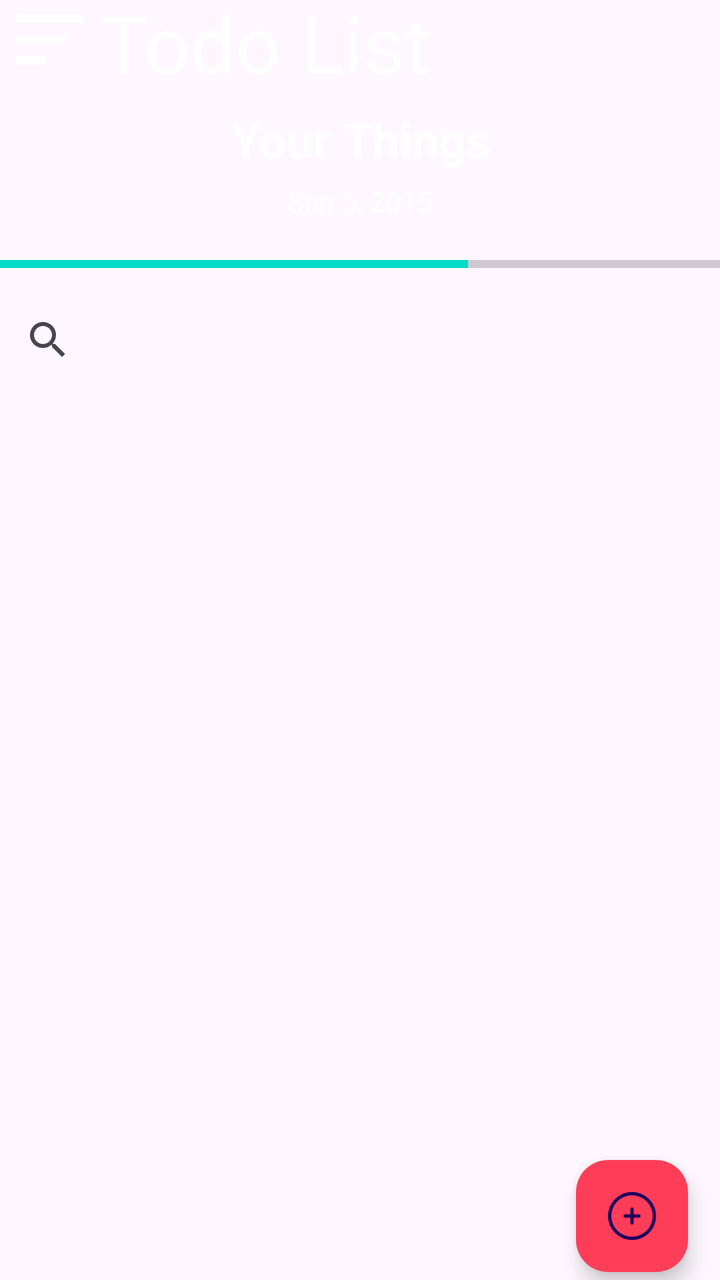
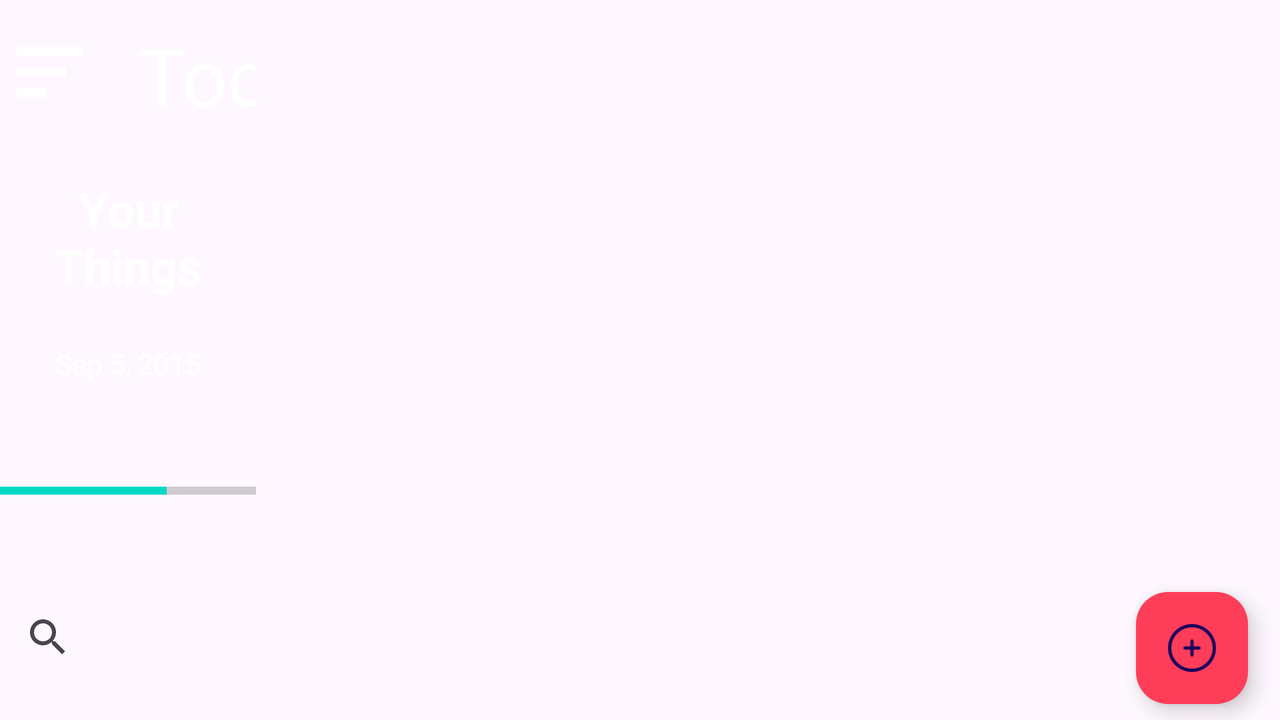

One screen, two layout resources from the same app: the default and the repository's alternative for another configuration. Each is rendered where Android would select it; the XML of both is given below.
<!-- AndroidManifest.xml: application theme Theme.TodoList -->
<!-- res/layout/fragment_home.xml -->
<?xml version="1.0" encoding="utf-8"?>
<androidx.constraintlayout.widget.ConstraintLayout xmlns:android="http://schemas.android.com/apk/res/android"
    xmlns:app="http://schemas.android.com/apk/res-auto"
    android:layout_width="match_parent"
    android:layout_height="match_parent"
    android:orientation="vertical">

    <include
        android:id="@+id/header_layout"
        layout="@layout/header_layout"
        android:layout_width="0dp"
        android:layout_height="0dp"
        app:layout_constraintTop_toTopOf="parent"
        app:layout_constraintStart_toStartOf="parent"
        app:layout_constraintEnd_toEndOf="parent"
        app:layout_constraintBottom_toTopOf="@+id/guideline19"
        />


    <FrameLayout
        android:id="@+id/child_fragment_container"
        android:layout_width="0dp"
        android:layout_height="0dp"
        android:layout_weight="1"
        app:layout_constraintTop_toBottomOf="@+id/guideline19"
        app:layout_constraintStart_toStartOf="parent"
        app:layout_constraintEnd_toEndOf="parent"
        app:layout_constraintBottom_toTopOf="@+id/guideline20"/>

    <com.google.android.material.floatingactionbutton.FloatingActionButton
        android:id="@+id/fab"
        android:layout_width="wrap_content"
        android:layout_height="wrap_content"
        android:layout_gravity="end|bottom"
        android:layout_margin="16dp"
        android:src="@drawable/ic_add"
        app:backgroundTint="@color/colorAccent"
        app:layout_constraintTop_toBottomOf="@+id/guideline20"
        app:layout_constraintEnd_toEndOf="parent"
        app:layout_constraintBottom_toBottomOf="parent"/>

    <androidx.constraintlayout.widget.Guideline
        android:id="@+id/guideline19"
        android:layout_width="wrap_content"
        android:layout_height="wrap_content"
        android:orientation="horizontal"
        app:layout_constraintGuide_percent="0.30" />

    <androidx.constraintlayout.widget.Guideline
        android:id="@+id/guideline20"
        android:layout_width="wrap_content"
        android:layout_height="wrap_content"
        android:orientation="horizontal"
        app:layout_constraintGuide_percent="0.90" />

</androidx.constraintlayout.widget.ConstraintLayout>
<!-- res/layout/header_layout.xml (included above) -->
<?xml version="1.0" encoding="utf-8"?>
<androidx.constraintlayout.widget.ConstraintLayout xmlns:android="http://schemas.android.com/apk/res/android"
    xmlns:app="http://schemas.android.com/apk/res-auto"
    android:layout_width="match_parent"
    android:layout_height="match_parent">

    <ImageView
        android:id="@+id/header_background"
        android:layout_width="match_parent"
        android:layout_height="match_parent"
        android:alpha="0.7"
        android:scaleType="centerCrop"
        android:src="@drawable/header_background"
        app:layout_constraintBottom_toBottomOf="parent"
        app:layout_constraintEnd_toEndOf="parent"
        app:layout_constraintStart_toStartOf="parent"
        app:layout_constraintTop_toTopOf="parent" />

    <ImageView
        android:id="@+id/hamburger_icon"
        android:layout_width="50dp"
        android:layout_height="50dp"
        android:layout_alignParentStart="true"

        android:src="@drawable/ic_hamburger"
        app:layout_constraintBottom_toTopOf="@id/guideline5"
        app:layout_constraintStart_toStartOf="parent"
        app:layout_constraintTop_toTopOf="parent" />

    <TextView
        android:id="@+id/appName"
        android:layout_width="0dp"
        android:layout_height="50dp"
        android:gravity="center"
        android:text="@string/todo_list"
        android:textColor="@color/white"
        android:textSize="40sp"
        app:layout_constraintBottom_toTopOf="@id/guideline5"
        app:layout_constraintStart_toEndOf="@+id/hamburger_icon"
        app:layout_constraintTop_toTopOf="parent"

        />

    <TextView
        android:id="@+id/header_title"
        android:layout_width="0dp"
        android:layout_height="0dp"
        android:gravity="center"
        android:text="Your Things"
        android:layout_marginTop="15dp"
        android:textColor="@android:color/white"
        android:textSize="24sp"
        android:textStyle="bold"
        app:layout_constraintBottom_toTopOf="@+id/header_date"
        app:layout_constraintEnd_toEndOf="parent"
        app:layout_constraintStart_toStartOf="parent"
        app:layout_constraintTop_toBottomOf="@+id/guideline5" />

    <TextView
        android:id="@+id/header_date"
        android:layout_width="0dp"
        android:layout_height="0dp"
        android:gravity="center"
        android:text="Sep 5, 2015"
        android:textColor="@android:color/white"
        android:textSize="14sp"
        app:layout_constraintBottom_toTopOf="@+id/progressBar"
        app:layout_constraintEnd_toEndOf="parent"
        app:layout_constraintStart_toStartOf="parent"
        app:layout_constraintTop_toBottomOf="@+id/header_title" />

    <ProgressBar
        android:id="@+id/progressBar"
        style="?android:attr/progressBarStyleHorizontal"
        android:layout_width="match_parent"
        android:layout_height="0dp"
        android:max="100"
        android:progress="65"
        app:layout_constraintBottom_toTopOf="@id/guideline6"
        app:layout_constraintEnd_toEndOf="parent"
        app:layout_constraintStart_toStartOf="parent"
        app:layout_constraintTop_toBottomOf="@+id/header_date" />

    <androidx.appcompat.widget.SearchView
        android:id="@+id/search_view"
        android:layout_width="0dp"
        android:layout_height="50dp"
        android:queryHint="Search tasks"
        app:theme="@style/CustomSearchView"
        app:layout_constraintBottom_toBottomOf="parent"
        app:layout_constraintEnd_toEndOf="parent"
        app:layout_constraintStart_toStartOf="parent"
        app:layout_constraintTop_toBottomOf="@+id/guideline6" />

    <androidx.constraintlayout.widget.Guideline
        android:id="@+id/guideline5"
        android:layout_width="wrap_content"
        android:layout_height="wrap_content"
        android:orientation="horizontal"
        app:layout_constraintGuide_percent="0.20" />

    <androidx.constraintlayout.widget.Guideline
        android:id="@+id/guideline6"
        android:layout_width="wrap_content"
        android:layout_height="wrap_content"
        android:orientation="horizontal"
        app:layout_constraintGuide_percent="0.770" />

</androidx.constraintlayout.widget.ConstraintLayout>
<!-- resources referenced by this layout -->
<resources>
  <color name="colorAccent">#fe3e59</color>
  <color name="white">#FFFFFFFF</color>
  <!-- drawable ic_add (drawable) -->
  <vector xmlns:android="http://schemas.android.com/apk/res/android"
      android:width="800dp"
      android:height="800dp"
      android:viewportWidth="490"
      android:viewportHeight="490">
    <path
        android:pathData="M227.8,174.1v53.7h-53.7c-9.5,0 -17.2,7.7 -17.2,17.2s7.7,17.2 17.2,17.2h53.7v53.7c0,9.5 7.7,17.2 17.2,17.2s17.1,-7.7 17.1,-17.2v-53.7h53.7c9.5,0 17.2,-7.7 17.2,-17.2s-7.7,-17.2 -17.2,-17.2h-53.7v-53.7c0,-9.5 -7.7,-17.2 -17.1,-17.2S227.8,164.6 227.8,174.1z"
        android:fillColor="#ffffff"/>
    <path
        android:pathData="M71.7,71.7C25.5,118 0,179.5 0,245s25.5,127 71.8,173.3C118,464.5 179.6,490 245,490s127,-25.5 173.3,-71.8C464.5,372 490,310.4 490,245s-25.5,-127 -71.8,-173.3C372,25.5 310.5,0 245,0C179.6,0 118,25.5 71.7,71.7zM455.7,245c0,56.3 -21.9,109.2 -61.7,149s-92.7,61.7 -149,61.7S135.8,433.8 96,394s-61.7,-92.7 -61.7,-149S56.2,135.8 96,96s92.7,-61.7 149,-61.7S354.2,56.2 394,96S455.7,188.7 455.7,245z"
        android:fillColor="#ffffff"/>
  </vector>
  <!-- drawable ic_hamburger (drawable) -->
  <vector xmlns:android="http://schemas.android.com/apk/res/android"
      android:width="30dp"
      android:height="30dp"
      android:viewportWidth="24"
      android:viewportHeight="24">
    <path
        android:fillColor="#fff"
        android:pathData="M4,11h12v2L4,13zM4,6h16v2L4,8zM4,18h7.235v-2L4,16z"/>
  </vector>
  <string name="todo_list">Todo List</string>
  <style name="CustomSearchView" parent="Widget.AppCompat.SearchView">
          <item name="searchIcon">@drawable/ic_search</item>
  
      </style>
  <style name="Theme.TodoList" parent="Theme.Material3.DayNight.NoActionBar">
          
          <item name="colorPrimary">@color/primaryColor</item>
          <item name="colorPrimaryVariant">@color/primaryDarkColor</item>
          <item name="colorOnPrimary">@color/onPrimaryColor</item>
          
          <item name="colorSecondary">@color/secondaryColor</item>
          <item name="colorSecondaryVariant">@color/secondaryDarkColor</item>
          <item name="colorOnSecondary">@color/onSecondaryColor</item>
          
          <item name="android:statusBarColor" tools:ignore="PrivateResource">?attr/colorPrimaryVariant</item>
          
      </style>
  <!-- drawable ic_search (drawable) -->
  <vector xmlns:android="http://schemas.android.com/apk/res/android"
      android:width="40dp"
      android:height="40dp"
      android:viewportWidth="48"
      android:viewportHeight="48">
    <path
        android:pathData="M29.18,31.99L32.009,29.162L44.03,41.182L41.201,44.011z"
        android:fillColor="#FFFFFF"/>
    <path
        android:pathData="M20,4A16,16 0,1 0,20 36A16,16 0,1 0,20 4Z"
        android:fillColor="#FFFFFF"/>
    <path
        android:pathData="M32.456,35.341L35.284,32.512L43.982,41.21L41.153,44.038z"
        android:fillColor="#ffffff"/>
    <path
        android:pathData="M20,7A13,13 0,1 0,20 33A13,13 0,1 0,20 7Z"
        android:fillColor="#64B5F6"/>
    <path
        android:pathData="M26.9,14.2c-1.7,-2 -4.2,-3.2 -6.9,-3.2s-5.2,1.2 -6.9,3.2c-0.4,0.4 -0.3,1.1 0.1,1.4c0.4,0.4 1.1,0.3 1.4,-0.1C16,13.9 17.9,13 20,13s4,0.9 5.4,2.5c0.2,0.2 0.5,0.4 0.8,0.4c0.2,0 0.5,-0.1 0.6,-0.2C27.2,15.3 27.2,14.6 26.9,14.2z"
        android:fillColor="#ffffff"/>
  </vector>
  <color name="primaryColor">#4d7c87</color>
  <color name="primaryDarkColor">#21353a</color>
  <color name="onPrimaryColor">#FFFFFF</color>
  <color name="secondaryColor">#03DAC6</color>
  <color name="secondaryDarkColor">#018786</color>
  <color name="onSecondaryColor">#000000</color>
</resources>
<!-- res/layout-land/fragment_home.xml (the repository's variant of the layout above) -->
<!-- drawn on the phone turned sideways -->
<?xml version="1.0" encoding="utf-8"?>
<androidx.constraintlayout.widget.ConstraintLayout xmlns:android="http://schemas.android.com/apk/res/android"
    xmlns:app="http://schemas.android.com/apk/res-auto"
    android:layout_width="match_parent"
    android:layout_height="match_parent"
    android:orientation="vertical">

    <include
        android:id="@+id/header_layout"
        layout="@layout/header_layout"
        android:layout_width="0dp"
        android:layout_height="0dp"
        app:layout_constraintTop_toTopOf="parent"
        app:layout_constraintStart_toStartOf="parent"
        app:layout_constraintEnd_toStartOf="@+id/guideline24"
        app:layout_constraintBottom_toBottomOf="parent"
        />


    <FrameLayout
        android:id="@+id/child_fragment_container"
        android:layout_width="0dp"
        android:layout_height="0dp"
        android:layout_weight="1"
        app:layout_constraintBottom_toTopOf="@+id/guideline20"
        app:layout_constraintEnd_toEndOf="parent"
        app:layout_constraintHorizontal_bias="1.0"
        app:layout_constraintStart_toEndOf="@+id/guideline24"
        app:layout_constraintTop_toTopOf="parent"
        app:layout_constraintVertical_bias="0.0">

        <androidx.constraintlayout.widget.Guideline
            android:id="@+id/guideline23"
            android:layout_width="wrap_content"
            android:layout_height="wrap_content"
            android:orientation="vertical" />
    </FrameLayout>

    <com.google.android.material.floatingactionbutton.FloatingActionButton
        android:id="@+id/fab"
        android:layout_width="wrap_content"
        android:layout_height="wrap_content"
        android:layout_gravity="end|bottom"
        android:layout_margin="16dp"
        android:src="@drawable/ic_add"
        app:backgroundTint="@color/colorAccent"
        app:layout_constraintTop_toBottomOf="@+id/guideline20"
        app:layout_constraintEnd_toEndOf="parent"
        app:layout_constraintBottom_toBottomOf="parent"/>

    <androidx.constraintlayout.widget.Guideline
        android:id="@+id/guideline19"
        android:layout_width="wrap_content"
        android:layout_height="wrap_content"
        android:orientation="horizontal"
        app:layout_constraintGuide_percent="0.20" />

    <androidx.constraintlayout.widget.Guideline
        android:id="@+id/guideline20"
        android:layout_width="wrap_content"
        android:layout_height="wrap_content"
        android:orientation="horizontal"
        app:layout_constraintGuide_percent="0.80" />

    <androidx.constraintlayout.widget.Guideline
        android:id="@+id/guideline24"
        android:layout_width="wrap_content"
        android:layout_height="wrap_content"
        android:orientation="vertical"
        app:layout_constraintGuide_percent="0.20" />

    <androidx.constraintlayout.widget.Guideline
        android:id="@+id/guideline25"
        android:layout_width="wrap_content"
        android:layout_height="wrap_content"
        android:orientation="vertical"
        app:layout_constraintGuide_percent="0.95" />

</androidx.constraintlayout.widget.ConstraintLayout>
